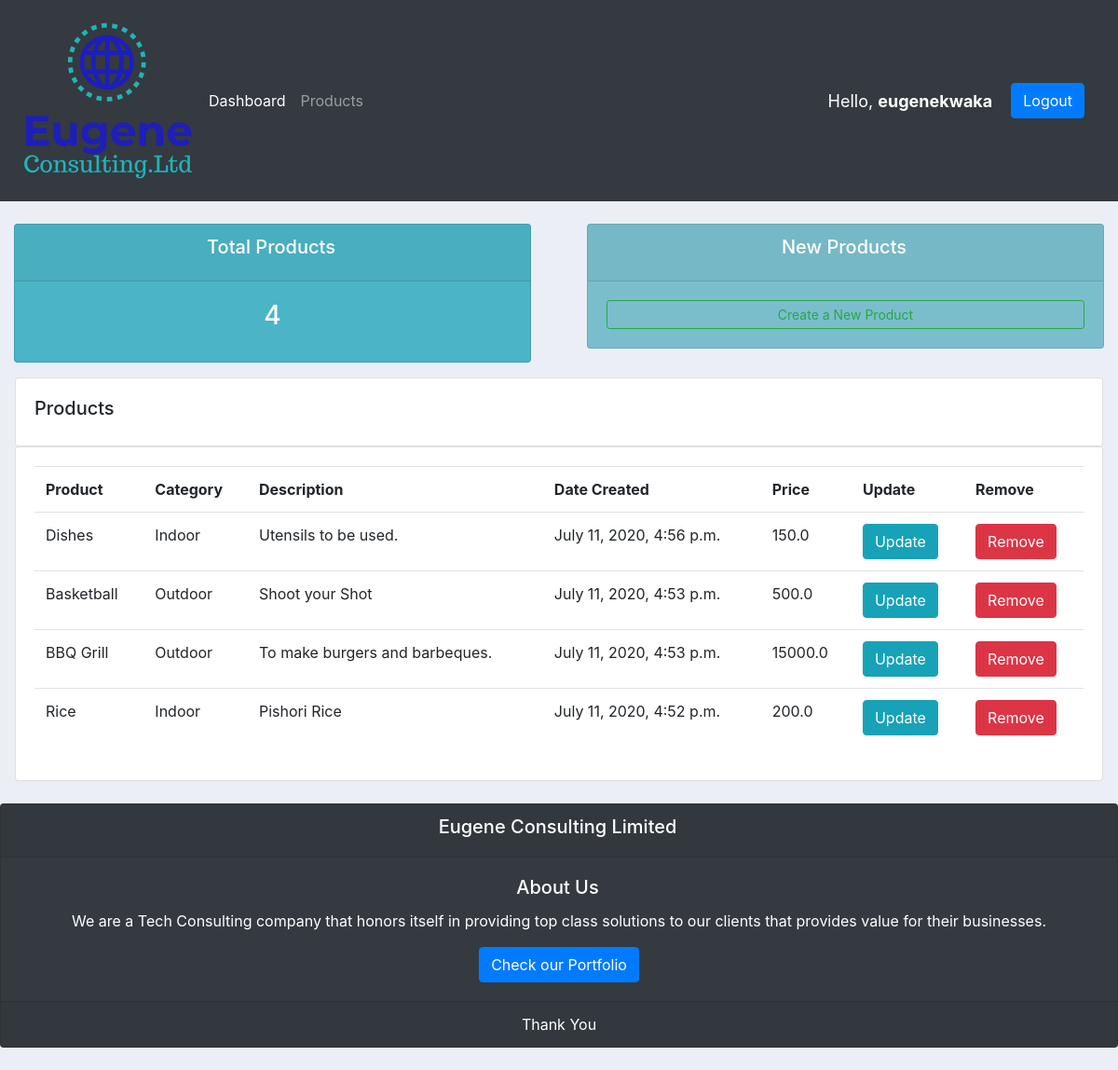
Screenshot of /products/ (signed in) with the database file from the repository.
### accounts/models.py (models this page shows, shortened)
class Product(models.Model):
    CATEGORY = (
        ('Indoor', 'Indoor'),
        ('Outdoor', 'Outdoor'),
    )
    name = models.CharField(max_length=100, null=True)
    price = models.FloatField(null=True)
    category = models.CharField(max_length=100, null=True, choices=CATEGORY)
    description = models.CharField(max_length=200, null=True, blank=True)
    date_created = models.DateTimeField(auto_now_add=True, null=True)
    tag = models.ManyToManyField(Tag)

### accounts/decorators.py (the view)
        def wrapper_func(request, *args, **kwargs):
            group = None
            if request.user.groups.exists():
                group = request.user.groups.all()[0].name
            if group in allowed_roles:
                return view_func(request, *args, **kwargs)
            else:
                return HttpResponse('You are not authorized to view this page')

### accounts/views.py (called while the page is built)
@login_required(login_url='login')
@allowed_users(allowed_roles=['admin'])
def products(request):
    products = Product.objects.all().order_by('-date_created')
    total_products = products.count()
    context = {
        'products': products,
        'total_products': total_products,
    }
    return render(request, 'accounts/products.html', context)

### accounts/templates/accounts/products.html
{% extends 'accounts/main.html' %}
{% block content %}
<div class="row">
	<div class="col">
		<div class="col-md">
			<div class="card text-center text-white  mb-3" id="total-orders">
				<div class="card-header">
					<h5 class="card-title">Total Products</h5>
				</div>
				<div class="card-body">
					<h3 class="card-title">{{ total_products }}</h3>
				</div>
			</div>
		</div>
	</div>
	<div class="col">
		<div class="col-md">
			<div class="card text-center text-white  mb-3" id="orders-delivered">
				<div class="card-header">
					<h5 class="card-title">New Products</h5>
				</div>
				<div class="card-body">
					<a class="btn btn-outline-success  btn-sm btn-block" href="{% url 'CreateProduct' %}">Create a New
						Product</a>
				</div>
			</div>
		</div>
	</div>
</div>
<div class="row">
	<div class="col-md">
		<div class="card card-body ml-3 mr-3">
			<h5>Products</h5>
		</div>
		<div class="card card-body ml-3 mr-3">
			<table class="table">
				<tr>
					<th>Product</th>
					<th>Category</th>
					<th>Description</th>
					<th>Date Created</th>
					<th>Price</th>
					<th>Update</th>
					<th>Remove</th>
				</tr>
				{% for product in products %}
				<tr>
					<td>{{ product.name }}</td>
					<td>{{ product.category }}</td>
					<td>{{ product.description }}</td>
					<td>{{ product.date_created }}</td>
					<td>{{ product.price }}</td>
					<td><a href="{% url 'UpdateProduct' product.id %}" class="btn btn-info">Update</a></td>
					<td><a href="{% url 'DeleteProduct' product.id %}" class="btn btn-danger">Remove</a> </td>
				</tr>
				{% endfor %}
			</table>
		</div>
	</div>
</div>
{% endblock %}

### accounts/templates/accounts/navbar.html (shortened to what this page needs)
{% load static %}
<nav class="navbar navbar-expand-lg navbar-dark bg-dark">
  <img src="{% static '/images/eugeneconsulting.png' %}">
  <div class="collapse navbar-collapse" id="navbarNav">
    <ul class="navbar-nav">
      {% if request.user.is_staff %}
      <li class="nav-item active">
        <a class="nav-link" href="{% url 'home' %}">Dashboard</a>
      </li>
      <li class="nav-item">
        <a class="nav-link" href="{% url 'products' %}">Products</a>
      </li>
      {% else %}
      <li class="nav-item">
        <span><a class="btn btn-info" href="{% url 'account_settings' %}">Settings</a></span>
      </li>
      {% endif %}
    </ul>
  </div>
  <span class="hello-msg">Hello, <strong>{{request.user.username}}</strong></span>
  <span class="hello-msg"><a class="btn btn-primary" href="{% url 'logout' %}">Logout</a></span>
</nav>
<br>

### static/css/main.css (style rules this page uses)
body { background-color: #ebeff5; }
#total-orders { background-color: #4cb4c7; }
#orders-delivered { background-color: #7abecc; }
h5 { margin-right: 3px; }

### accounts/templates/accounts/navbar.html (style rules this page uses)
.hello-msg { font-size: 18px; color: #fff; margin-right: 20px; }

### accounts/templates/accounts/footer.html (style rules this page uses)
.card-title { color: #fff; }

### rows the page displays
Product: name "Dishes", category "Indoor", description "Utensils to be used.", date_created "July 11, 2020, 4:56 p.m.", price "150.0"
Product: name "Basketball", category "Outdoor", description "Shoot your Shot", date_created "July 11, 2020, 4:53 p.m.", price "500.0"
Product: name "BBQ Grill", category "Outdoor", description "To make burgers and barbeques.", date_created "July 11, 2020, 4:53 p.m.", price "15000.0"
Product: name "Rice", category "Indoor", description "Pishori Rice", date_created "July 11, 2020, 4:52 p.m.", price "200.0"

### other values shown
{{ request.user.username }} "eugenekwaka"
{{ total_products }} "4"
